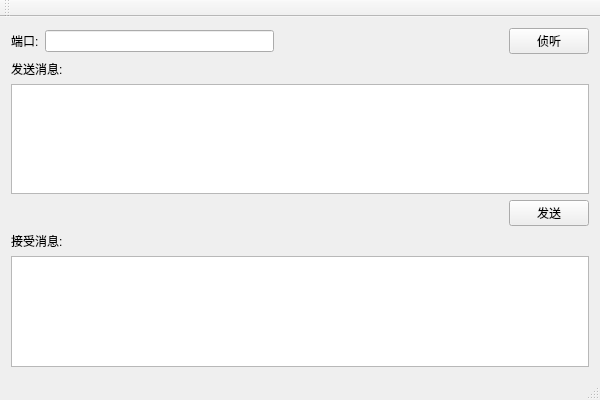
<?xml version="1.0" encoding="UTF-8"?>
<ui version="4.0">
 <class>ServerClass</class>
 <widget class="QMainWindow" name="ServerClass">
  <property name="geometry">
   <rect>
    <x>0</x>
    <y>0</y>
    <width>600</width>
    <height>400</height>
   </rect>
  </property>
  <property name="windowTitle">
   <string>Server</string>
  </property>
  <widget class="QWidget" name="centralWidget">
   <layout class="QGridLayout" name="gridLayout">
    <item row="0" column="0">
     <layout class="QHBoxLayout" name="horizontalLayout">
      <item>
       <widget class="QLabel" name="label">
        <property name="text">
         <string>端口:</string>
        </property>
       </widget>
      </item>
      <item>
       <widget class="QLineEdit" name="portEdit"/>
      </item>
      <item>
       <spacer name="horizontalSpacer">
        <property name="orientation">
         <enum>Qt::Horizontal</enum>
        </property>
        <property name="sizeHint" stdset="0">
         <size>
          <width>40</width>
          <height>20</height>
         </size>
        </property>
       </spacer>
      </item>
      <item>
       <widget class="QPushButton" name="listenButton">
        <property name="text">
         <string>侦听</string>
        </property>
       </widget>
      </item>
     </layout>
    </item>
    <item row="1" column="0">
     <layout class="QVBoxLayout" name="verticalLayout_2">
      <item>
       <widget class="QLabel" name="label_2">
        <property name="text">
         <string>发送消息:</string>
        </property>
       </widget>
      </item>
      <item>
       <widget class="QPlainTextEdit" name="sendEdit"/>
      </item>
      <item>
       <layout class="QHBoxLayout" name="horizontalLayout_2">
        <item>
         <spacer name="horizontalSpacer_3">
          <property name="orientation">
           <enum>Qt::Horizontal</enum>
          </property>
          <property name="sizeHint" stdset="0">
           <size>
            <width>40</width>
            <height>20</height>
           </size>
          </property>
         </spacer>
        </item>
        <item>
         <widget class="QPushButton" name="sendButton">
          <property name="text">
           <string>发送</string>
          </property>
         </widget>
        </item>
       </layout>
      </item>
      <item>
       <spacer name="verticalSpacer">
        <property name="orientation">
         <enum>Qt::Vertical</enum>
        </property>
        <property name="sizeHint" stdset="0">
         <size>
          <width>20</width>
          <height>40</height>
         </size>
        </property>
       </spacer>
      </item>
      <item>
       <widget class="QLabel" name="label_3">
        <property name="text">
         <string>接受消息:</string>
        </property>
       </widget>
      </item>
      <item>
       <widget class="QPlainTextEdit" name="getEdit"/>
      </item>
     </layout>
    </item>
   </layout>
  </widget>
  <widget class="QMenuBar" name="menuBar">
   <property name="geometry">
    <rect>
     <x>0</x>
     <y>0</y>
     <width>600</width>
     <height>23</height>
    </rect>
   </property>
  </widget>
  <widget class="QToolBar" name="mainToolBar">
   <attribute name="toolBarArea">
    <enum>TopToolBarArea</enum>
   </attribute>
   <attribute name="toolBarBreak">
    <bool>false</bool>
   </attribute>
  </widget>
  <widget class="QStatusBar" name="statusBar"/>
 </widget>
 <layoutdefault spacing="6" margin="11"/>
 <resources>
  <include location="Server.qrc"/>
 </resources>
 <connections/>
</ui>
